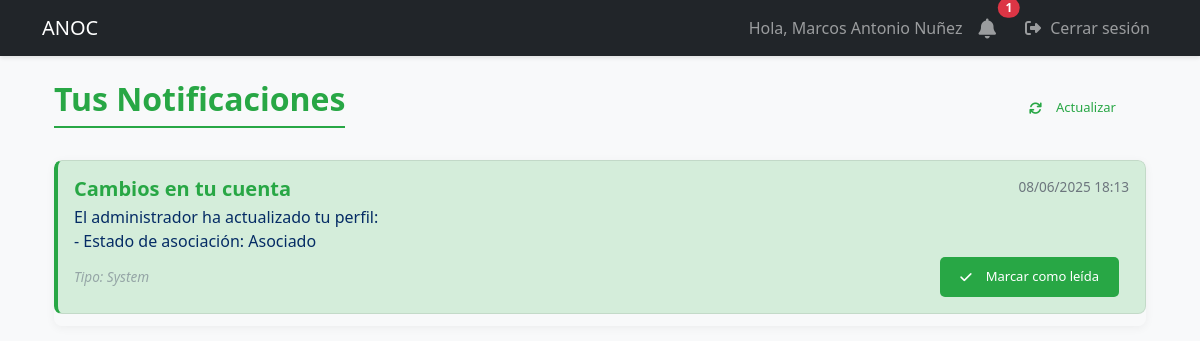
Page /notifications (signed in) on the earlier database version.
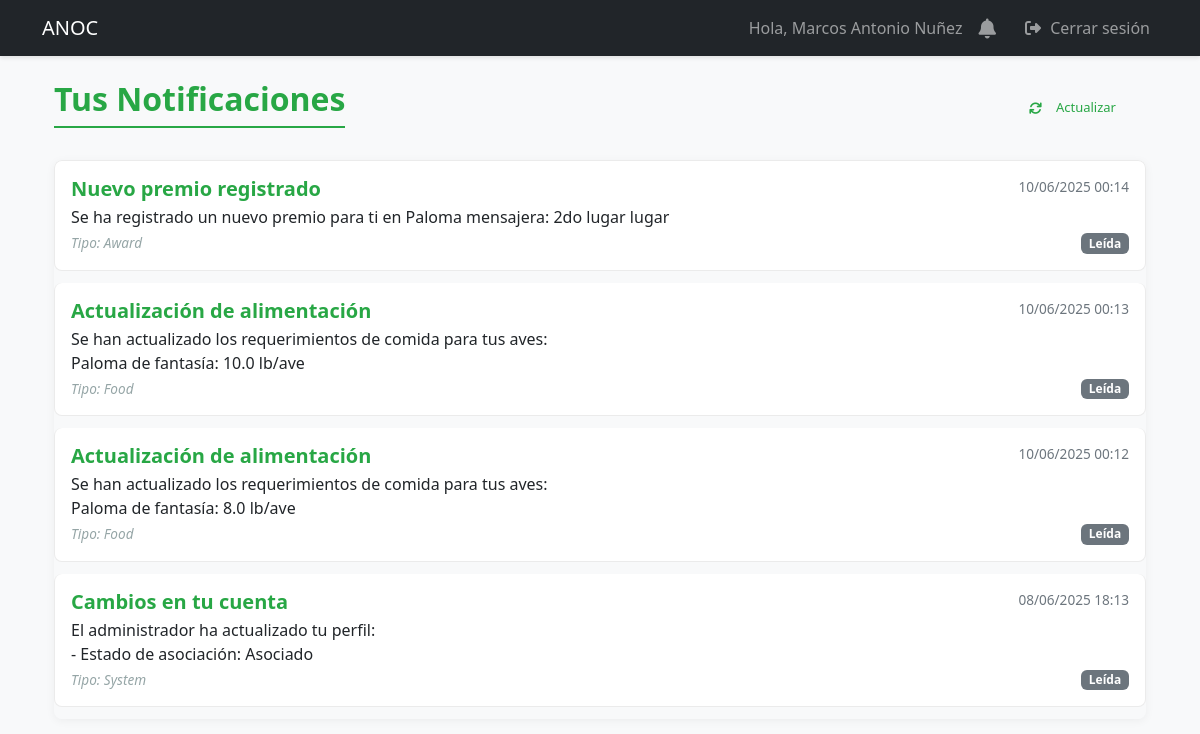
Same page on the later database version.
### models.py (models this page shows, shortened)
class User(UserMixin, db.Model):
    id = db.Column(db.Integer, primary_key=True)
    username = db.Column(db.String(80), unique=True, nullable=False, index=True)
    email = db.Column(db.String(120), unique=True, nullable=False, index=True)
    password_hash = db.Column(db.String(128))
    role = db.Column(db.String(20), default='user')  # 'admin', 'specialist', 'dependiente', 'user'
    is_associated = db.Column(db.Boolean, default=False, nullable=False)
    full_name = db.Column(db.String(100), nullable=False)
    phone = db.Column(db.String(20), nullable=False)
    profile_image = db.Column(db.String(255))  # Ruta de la imagen de perfil
    last_login = db.Column(db.DateTime)  # Fecha del último inicio de sesión
    is_active = db.Column(db.Boolean, default=True)  # Para manejar cuentas activas/inactivas
    address = db.Column(db.String(200))  # Nuevo campo para dirección
    birds = db.relationship('UserBirds', backref='user', lazy=True, cascade='all, delete-orphan')
    awards = db.relationship('Award', backref='user', lazy=True, cascade='all, delete-orphan')
    notifications = db.relationship('Notification', backref='user', lazy=True)

class Notification(db.Model):
    id = db.Column(db.Integer, primary_key=True)
    user_id = db.Column(db.Integer, db.ForeignKey('user.id'), nullable=False)
    title = db.Column(db.String(100), nullable=False)
    message = db.Column(db.Text, nullable=False)
    is_read = db.Column(db.Boolean, default=False)
    created_at = db.Column(db.DateTime, default=datetime.utcnow)
    notification_type = db.Column(db.String(50))  # 'system', 'food', 'birds', 'award'

### app.py (the view)
@app.route('/notifications')
@login_required
def notifications():
    all_notifications = db.session.execute(
        select(Notification)
        .where(Notification.user_id == current_user.id)
        .order_by(Notification.created_at.desc())
    ).scalars().all()
    mark_notifications_as_read(current_user.id)
    return render_template('notifications.html', notifications=all_notifications)

### app.py (called while the page is built)
@login_manager.user_loader
def load_user(user_id):
    return db.session.get(User, int(user_id))

def mark_notifications_as_read(user_id):
    db.session.execute(
        update(Notification)
        .where(Notification.user_id == user_id, Notification.is_read == False)
        .values(is_read=True)
    )
    db.session.commit()

### templates/notifications.html
{% extends "base.html" %}
{% block content %}
    <div class="container mt-4">
        <div class="d-flex justify-content-between align-items-center mb-4">
            <h2>Tus Notificaciones</h2>
            <a href="{{ url_for('notifications') }}" class="btn btn-sm btn-outline-secondary">
                <i class="fas fa-sync"></i> Actualizar
            </a>
        </div>
        {% if notifications %}
            <div class="list-group">
                {% for notification in notifications %}
                    <div class="list-group-item list-group-item-action flex-column align-items-start
                        {% if not notification.is_read %}list-group-item-primary{% endif %}">
                        <div class="d-flex w-100 justify-content-between">
                            <h5 class="mb-1">{{ notification.title }}</h5>
                            <small>{{ notification.created_at.strftime('%d/%m/%Y %H:%M') }}</small>
                        </div>
                        <p class="mb-1">{{ notification.message | replace('\n', '<br>') | safe }}</p>
                        <div class="d-flex justify-content-between align-items-center">
                            <small class="text-muted">
                                Tipo: {{ notification.notification_type | capitalize }}
                            </small>
                            {% if not notification.is_read %}
                                <form method="POST" action="{{ url_for('mark_notification_read', notification_id=notification.id) }}">
                                    <button type="submit" class="btn btn-sm btn-success">
                                        <i class="fas fa-check"></i> Marcar como leída
                                    </button>
                                </form>
                            {% else %}
                                <span class="badge bg-secondary">Leída</span>
                            {% endif %}
                        </div>
                    </div>
                {% endfor %}
            </div>
        {% else %}
            <div class="alert alert-info">
                <i class="fas fa-info-circle"></i> No tienes notificaciones.
            </div>
        {% endif %}
    </div>
{% endblock %}

### templates/base.html (shortened to what this page needs)
<!DOCTYPE html>
<html lang="es">
<head>
    <link href="https://cdn.jsdelivr.net/npm/bootstrap@5.3.0/dist/css/bootstrap.min.css" rel="stylesheet">
    <link href="https://cdnjs.cloudflare.com/ajax/libs/font-awesome/6.4.0/css/all.min.css" rel="stylesheet">
    <link rel="stylesheet" href="{{ url_for('static', filename='css/styles.css') }}">
</head>
<body>
    <nav class="navbar navbar-expand-lg navbar-dark bg-dark">
        <div class="container">
            <a class="navbar-brand" href="{{ url_for('dashboard') }}">ANOC</a>
            <div class="collapse navbar-collapse" id="navbarNav">
                <ul class="navbar-nav">
                    {% if current_user.is_authenticated %}
                        <li class="nav-item">
                            <span class="nav-link">Hola, {{ current_user.full_name }}</span>
                        </li>
                        <li class="nav-item position-relative me-2">
                            <a class="nav-link" href="{{ url_for('notifications') }}">
                                <i class="fas fa-bell fa-lg"></i>
                                {% if current_user.is_authenticated %}
                                    {% set unread_count = get_unread_notifications_count(current_user.id) %}
                                    {% if unread_count > 0 %}
                                        <span class="position-absolute top-0 start-100 translate-middle badge rounded-pill bg-danger">
                                            {{ unread_count }}
                                        </span>
                                    {% endif %}
                                {% endif %}
                            </a>
                        </li>
                        <li class="nav-item">
                            <a class="nav-link" href="{{ url_for('logout') }}">
                                <i class="fas fa-sign-out-alt"></i> Cerrar sesión
                            </a>
                        </li>
                    {% else %}
                        <li class="nav-item">
                            <a class="nav-link" href="{{ url_for('login') }}">
                                <i class="fas fa-sign-in-alt"></i> Iniciar sesión
                            </a>
                        </li>
                    {% endif %}
                </ul>
            </div>
        </div>
    </nav>
    <div class="container mt-4">
        {% block content %}{% endblock %}
    </div>
</body>
</html>

### static/css/styles.css (style rules this page uses)
.navbar { box-shadow: 0 2px 4px rgba(0,0,0,0.1); }
.btn { margin: 2px; }
:root { --primary-color: #2c3e50; --secondary-color: #4CAF50; --light-gray: #f8f9fa; --medium-gray: #e9ecef; --dark-gray: #6c757d; --text-color: #495057; --white: #ffffff; }
.btn { padding: 0.5rem 0.75rem; border-radius: 0.25rem; font-size: 0.8125rem; font-weight: 500; cursor: pointer; border: none; display: inline-flex; align-items: center; gap: 0.375rem; }
.btn-sm { padding: 0.375rem 0.75rem; }
.text-muted { color: #6c757d !important; font-style: italic; }
.text-muted { color: #95a5a6 !important; font-style: italic; }
.btn { display: inline-flex; align-items: center; padding: 10px 20px; margin: 0 10px; border-radius: 5px; font-weight: 500; cursor: pointer; }
.btn i { margin-right: 8px; }
:root { --primary-green: #28a745; --light-green: #d4edda; --dark-green: #218838; --soft-green: #e8f5e9; --text-dark: #343a40; --text-muted: #6c757d; }
body { background-color: #f8f9fa; color: var(--text-dark); }
h2 { color: var(--primary-green); font-weight: 600; border-bottom: 2px solid var(--primary-green); padding-bottom: 8px; display: inline-block; }
.btn-outline-secondary { border-color: var(--primary-green); color: var(--primary-green); }
.list-group { border-radius: 8px; overflow: hidden; box-shadow: 0 2px 10px rgba(0, 0, 0, 0.05); }
.list-group-item { margin-bottom: 12px; border-radius: 8px !important; border: 1px solid rgba(0, 0, 0, 0.08); transition: all 0.3s ease; padding: 16px; }
.list-group-item:not(:last-child) { margin-bottom: 12px; }
.list-group-item h5 { color: var(--primary-green); font-weight: 600; }
small { color: var(--text-muted) !important; font-size: 0.85rem; }
.badge.bg-secondary { background-color: var(--text-muted) !important; }
.fas { margin-right: 5px; }

Differences in the rows shown:
added Notification: title "Nuevo premio registrado", created_at "10/06/2025 00:14", message "Se ha registrado un nuevo premio para ti en Paloma mensajera: 2do lugar lugar", notification_type "Award", is_read "Leída"
added Notification: title "Actualización de alimentación", created_at "10/06/2025 00:13", message "Se han actualizado los requerimientos de comida para tus aves: Paloma de fantasía: 10.0 lb/ave", notification_type "Food", is_read "Leída"
added Notification: title "Actualización de alimentación", created_at "10/06/2025 00:12", message "Se han actualizado los requerimientos de comida para tus aves: Paloma de fantasía: 8.0 lb/ave", notification_type "Food", is_read "Leída"
changed Notification "Cambios en tu cuenta": is_read "Marcar como leída" → "Leída"
Other differences:
{{ unread_count }}: "1" → (not shown)
